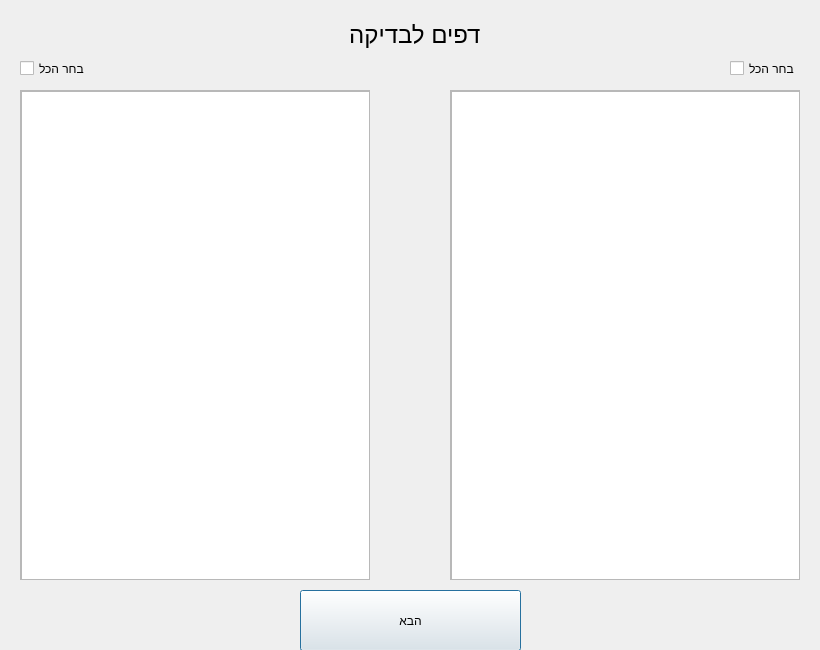
<?xml version="1.0" encoding="UTF-8"?>
<ui version="4.0">
 <class>TestProprties</class>
 <widget class="QDialog" name="TestProprties">
  <property name="geometry">
   <rect>
    <x>0</x>
    <y>0</y>
    <width>820</width>
    <height>650</height>
   </rect>
  </property>
  <property name="windowTitle">
   <string>Dialog</string>
  </property>
  <property name="styleSheet">
   <string notr="true"/>
  </property>
  <widget class="QScrollArea" name="right_scroll">
   <property name="geometry">
    <rect>
     <x>450</x>
     <y>90</y>
     <width>350</width>
     <height>490</height>
    </rect>
   </property>
   <property name="widgetResizable">
    <bool>true</bool>
   </property>
   <widget class="QWidget" name="scrollAreaWidgetContents">
    <property name="geometry">
     <rect>
      <x>0</x>
      <y>0</y>
      <width>348</width>
      <height>488</height>
     </rect>
    </property>
    <widget class="QListWidget" name="h_pages_list">
     <property name="geometry">
      <rect>
       <x>0</x>
       <y>0</y>
       <width>350</width>
       <height>490</height>
      </rect>
     </property>
     <property name="font">
      <font>
       <family>Arial</family>
      </font>
     </property>
     <property name="layoutDirection">
      <enum>Qt::RightToLeft</enum>
     </property>
    </widget>
   </widget>
  </widget>
  <widget class="QPushButton" name="pushButton">
   <property name="geometry">
    <rect>
     <x>300</x>
     <y>590</y>
     <width>221</width>
     <height>61</height>
    </rect>
   </property>
   <property name="text">
    <string>הבא</string>
   </property>
  </widget>
  <widget class="QScrollArea" name="left_scroll">
   <property name="geometry">
    <rect>
     <x>20</x>
     <y>90</y>
     <width>350</width>
     <height>490</height>
    </rect>
   </property>
   <property name="widgetResizable">
    <bool>true</bool>
   </property>
   <widget class="QWidget" name="scrollAreaWidgetContents_2">
    <property name="geometry">
     <rect>
      <x>0</x>
      <y>0</y>
      <width>348</width>
      <height>488</height>
     </rect>
    </property>
    <widget class="QListWidget" name="e_pages_list">
     <property name="geometry">
      <rect>
       <x>0</x>
       <y>0</y>
       <width>350</width>
       <height>490</height>
      </rect>
     </property>
    </widget>
   </widget>
  </widget>
  <widget class="QLabel" name="label">
   <property name="geometry">
    <rect>
     <x>326</x>
     <y>9</y>
     <width>171</width>
     <height>51</height>
    </rect>
   </property>
   <property name="font">
    <font>
     <pointsize>18</pointsize>
    </font>
   </property>
   <property name="text">
    <string>דפים לבדיקה </string>
   </property>
   <property name="alignment">
    <set>Qt::AlignCenter</set>
   </property>
  </widget>
  <widget class="QCheckBox" name="check_all_epages">
   <property name="geometry">
    <rect>
     <x>20</x>
     <y>60</y>
     <width>70</width>
     <height>17</height>
    </rect>
   </property>
   <property name="text">
    <string>בחר הכל</string>
   </property>
  </widget>
  <widget class="QCheckBox" name="check_all_hpages">
   <property name="geometry">
    <rect>
     <x>730</x>
     <y>60</y>
     <width>70</width>
     <height>17</height>
    </rect>
   </property>
   <property name="font">
    <font>
     <family>Yu Gothic UI</family>
    </font>
   </property>
   <property name="text">
    <string>בחר הכל</string>
   </property>
  </widget>
 </widget>
 <resources/>
 <connections/>
</ui>
